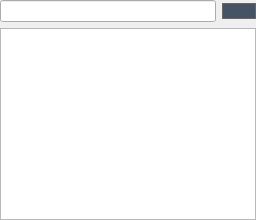
                          <widget class="QWidget" name="search_tab">
                           <attribute name="title">
                            <string>搜索</string>
                           </attribute>
                           <layout class="QGridLayout" name="gridLayout_5">
                            <property name="leftMargin">
                             <number>0</number>
                            </property>
                            <property name="topMargin">
                             <number>0</number>
                            </property>
                            <property name="rightMargin">
                             <number>0</number>
                            </property>
                            <property name="bottomMargin">
                             <number>0</number>
                            </property>
                            <item row="0" column="0">
                             <layout class="QHBoxLayout" name="horizontalLayout_10" stretch="0,1">
                              <property name="spacing">
                               <number>6</number>
                              </property>
                              <item>
                               <widget class="QLineEdit" name="item_search">
                                <property name="sizePolicy">
                                 <sizepolicy hsizetype="Expanding" vsizetype="Fixed">
                                  <horstretch>0</horstretch>
                                  <verstretch>0</verstretch>
                                 </sizepolicy>
                                </property>
                               </widget>
                              </item>
                              <item>
                               <widget class="QPushButton" name="item_search_button">
                                <property name="enabled">
                                 <bool>true</bool>
                                </property>
                                <property name="sizePolicy">
                                 <sizepolicy hsizetype="Fixed" vsizetype="Fixed">
                                  <horstretch>0</horstretch>
                                  <verstretch>0</verstretch>
                                 </sizepolicy>
                                </property>
                                <property name="mouseTracking">
                                 <bool>false</bool>
                                </property>
                                <property name="styleSheet">
                                 <string notr="true">QPushButton {
    background-color: #455364; /* 默认颜色，浅灰色 */
    border: 1px solid #666666; /* 灰色的边框 */
}

QPushButton:hover {
    background-color: #54687a; /* 鼠标悬停时的颜色，稍浅的灰色 */
}

QPushButton:pressed {
    background-color: #455364; /* 鼠标点击时的颜色，稍深的灰色 */
}
</string>
                                </property>
                                <property name="text">
                                 <string/>
                                </property>
                                <property name="icon">
                                 <iconset>
                                  <normaloff>resources/op_icon/search.png</normaloff>resources/op_icon/search.png</iconset>
                                </property>
                                <property name="autoRepeat">
                                 <bool>false</bool>
                                </property>
                                <property name="autoDefault">
                                 <bool>false</bool>
                                </property>
                                <property name="default">
                                 <bool>false</bool>
                                </property>
                                <property name="flat">
                                 <bool>false</bool>
                                </property>
                               </widget>
                              </item>
                             </layout>
                            </item>
                            <item row="1" column="0">
                             <widget class="QListWidget" name="search_result">
                              <property name="font">
                               <font>
                                <family>微软雅黑</family>
                                <pointsize>9</pointsize>
                               </font>
                              </property>
                             </widget>
                            </item>
                           </layout>
                          </widget>
